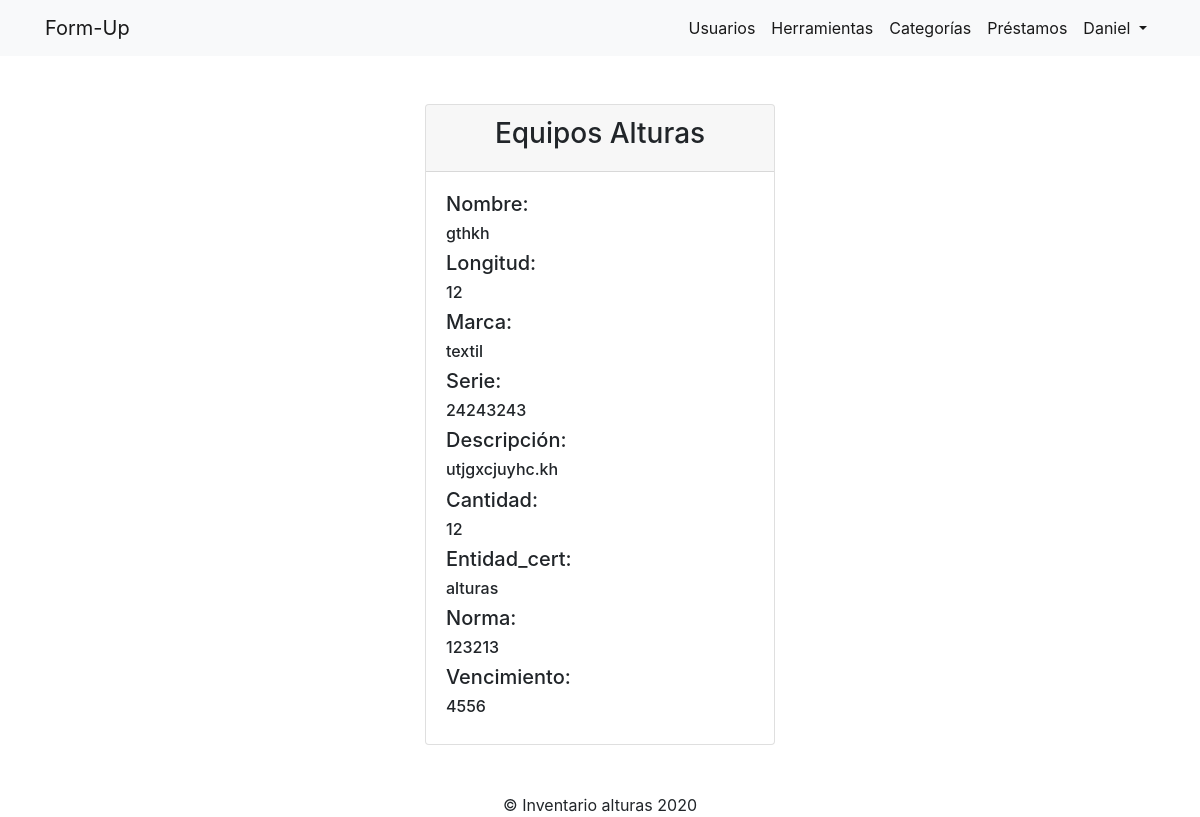
The app's page /index.php?controller=tools&action=detail&id=2 (signed in) with its own data.
### tables this page shows
CREATE TABLE `herramientas` (
  `id` int(11) NOT NULL,
  `nombre` varchar(200) NOT NULL,
  `marca` varchar(200) NOT NULL,
  `longitud` int(11) NOT NULL,
  `serie` int(11) NOT NULL,
  `descripcion` varchar(250) NOT NULL,
  `cantidad` int(11) NOT NULL,
  `foto` varchar(255) DEFAULT NULL,
  `entidad_cert` varchar(255) DEFAULT NULL,
  `fecha_fbc` text DEFAULT NULL,
  `norma_cert` text DEFAULT NULL,
  `vencimiento` text DEFAULT NULL
);

### controllers/ToolsController.php (called while the page is built, shortened)
<?php
class ToolsController extends BaseController{
    public function detail()
    {
        $id = isset($_GET['id'])?$_GET['id']:'';
        $herramienta_obj = new Tool($id,null,null,null,null,null,null,null,null,null,null,null);
        $herramienta = $herramienta_obj->find();
        require_once 'views/dashboard/tools/detail.php';
    }
}

### core/Connection.php (called while the page is built, shortened)
<?php
abstract class Connection
{
    public function __construct()
    {
        try
        {
            $this->dbConnection = new PDO(DB_DRIVER . ':host=' . DB_HOST . ';dbname=' . DB_NAME, DB_USER, DB_PASS);
        } catch (PDOException $ex) {
            echo $ex->getMessage();
            die();
        }
    }
}
?>

### models/Tool.php (called while the page is built, shortened)
<?php
 class Tool extends BaseModel
 {
    private $id;
    private $nombre;
    private $marca;
    private $longitud;
    private $serie;
    private $descripcion;
    private $cantidad;
    private $entidad_cert;
    private $norma_cert;
    private $vencimiento;
    public function __construct($id=null,$nombre=null,$marca=null,$longitud=null,$serie=null,$descripcion=null,$cantidad=null,$foto=null,$entidad_cert=null,$fecha_fab=null,$norma_cert=null,$vencimiento=null)
    {
        $this->id=$id;
        $this->nombre=$nombre;
        $this->marca=$marca;
        $this->longitud=$longitud;
        $this->serie=$serie;
        $this->descripcion=$descripcion;
        $this->cantidad=$cantidad;
        $this->entidad_cert=$entidad_cert;
        $this->norma_cert=$norma_cert;
        $this->vencimiento=$vencimiento;
    }
    public function getId()
    {
        return $this->id;
    }
    public function getNombre()
    {
        return $this->nombre;
    }
    public function getMarca()
    {
        return $this->marca;
    }
    public function getLongitud()
    {
        return $this->longitud;
    }
    public function getSerie()
    {
        return $this->serie;
    }
    public function getDescripcion()
    {
        return $this->descripcion;
    }
    public function getCantidad()
    {
        return $this->cantidad;
    }
    public function getEntidad()
    {
        return $this->entidad_cert;
    }
    public function getNorma()
    {
        return $this->norma_cert;
    }
    public function getVencimiento()
    {
        return $this->vencimiento;
    }
    public function find()
    {
        $sql = $this->dbConnection->prepare("SELECT*FROM herramientas WHERE id=:id");
        $id = $this->getId();
        $sql->bindParam(':id',$id);
        $sql->execute();
        if($row = $sql->fetch(PDO::FETCH_OBJ)){
            $herramienta_obj = new Tool($row->id,$row->nombre,$row->marca,$row->longitud,$row->serie,$row->descripcion,$row->cantidad,$row->foto,$row->entidad_cert,$row->fecha_fbc,$row->norma_cert,$row->vencimiento);
        }else{
            $herramienta_obj = null;
        }
        return $herramienta_obj;
    }
 }

### views/dashboard/tools/detail.php (the view, shortened to what this page needs)
<?php include_once 'views/layouts/header.php' ?>
<?php include_once 'views/layouts/navbar.php' ?>
<div class="container my-5">
        <div class="row">
            <div class="col-4 mx-auto">
                <div class="card">
                    <div class="card-header">
                        <h3 class="text-center">Equipos Alturas</h3>
                    </div>
                    <div class="card-body">
                        <h5>Nombre:</h5>
                        <h6><?php echo $herramienta->getNombre()?></h6>
                        <h5>Longitud:</h5>
                        <h6><?php echo $herramienta->getLongitud()?></h6>
                        <h5>Marca:</h5>
                        <h6><?php echo $herramienta->getMarca()?></h6>
                        <h5>Serie:</h5>
                        <h6><?php echo $herramienta->getSerie()?></h6>
                        <h5>Descripción:</h5>
                        <h6><?php echo $herramienta->getDescripcion()?></h6>
                        <h5>Cantidad:</h5>
                        <h6><?php echo $herramienta->getCantidad()?></h6>
                        <h5>Entidad_cert:</h5>
                        <h6><?php echo $herramienta->getEntidad()?></h6>
                        <h5>Norma:</h5>
                        <h6><?php echo $herramienta->getNorma()?></h6>
                        <h5>Vencimiento:</h5>
                        <h6><?php echo $herramienta->getVencimiento()?></h6>
                    </div>
                </div>
            </div>
        </div>
    </div>
<?php include_once 'views/layouts/footer.php' ?>

### records on screen
herramientas: nombre "gthkh", longitud "12", marca "textil", serie "24243243", descripcion "utjgxcjuyhc.kh", cantidad "12", entidad_cert "alturas", norma_cert "123213", vencimiento "4556"

### other values on screen
$_SESSION['username'] "Daniel"
